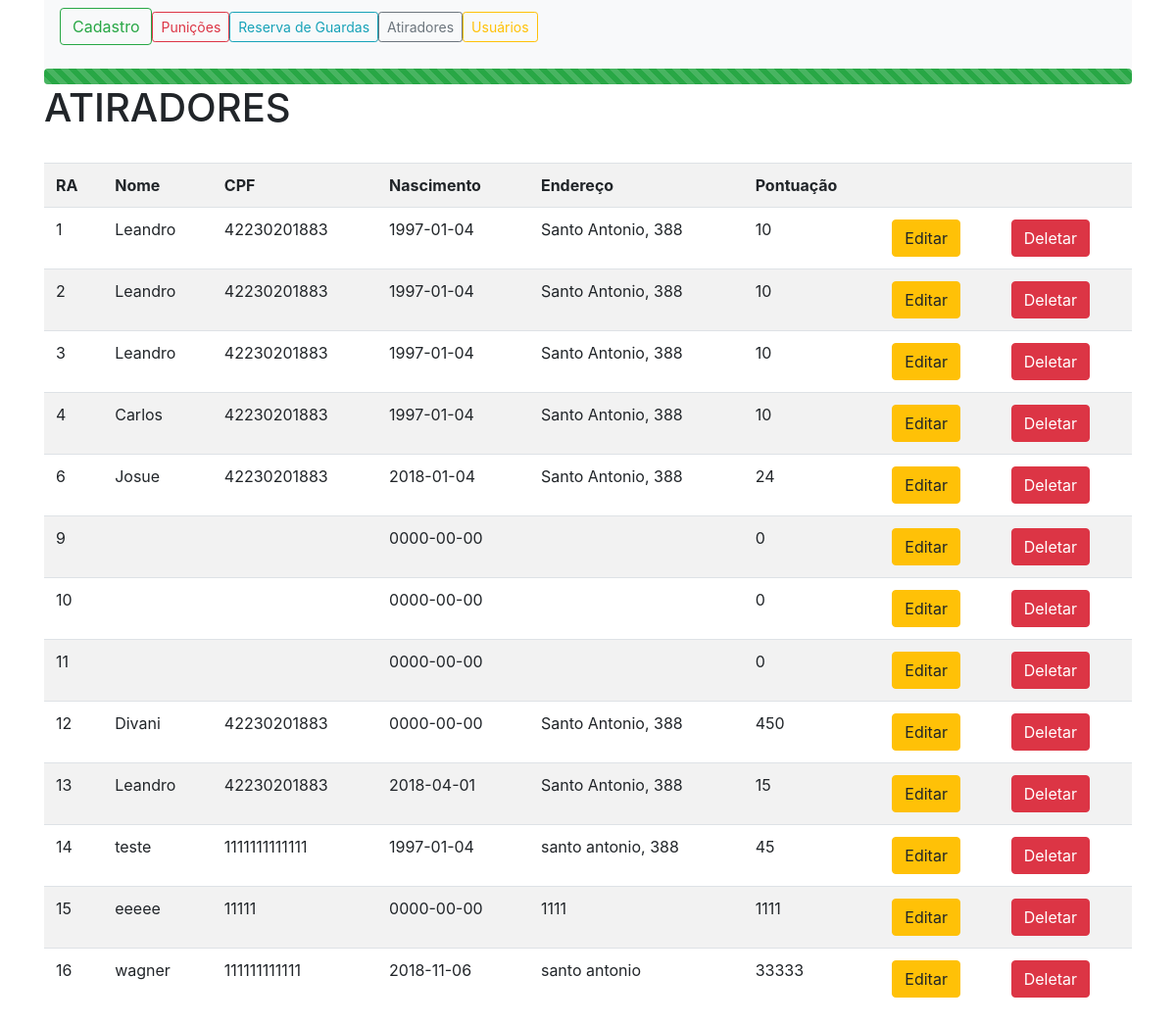
Screenshot of /PHP/tg/atiradores.php with the database file from the repository.
### tables this page shows
CREATE TABLE `atirador` (
  `ra` int(11) NOT NULL AUTO_INCREMENT,
  `nome` varchar(45) DEFAULT NULL,
  `cpf` varchar(45) DEFAULT NULL,
  `endereco` varchar(100) DEFAULT NULL,
  `nascimento` date DEFAULT NULL,
  `pontuacao` int(2) DEFAULT NULL,
  PRIMARY KEY (`ra`)
);

### PHP/tg/atiradores.php (the view, shortened to what this page needs)
<?php
include "conexao.php";
$sql = "SELECT * FROM atirador;";
$rs = mysqli_query($conexao, $sql);
?>
<html>
    <body class="container">
        <h1 class="prymary">ATIRADORES</h1>
        <br/>
        <table class="table table-striped table-red table table-hover">
            <tr>
                <th>RA</th>
                <th>Nome</th>
                <th>CPF</th>
                <th>Nascimento</th>
                <th>Endereço</th>
                <th>Pontuação</th>
                <th></th>
                <th></th>
            </tr>
            <?php while ($linha = mysqli_fetch_array($rs)) {?>
                <tr>
                    <td><?php echo $linha['ra'] ?></td>
                    <td><?php echo $linha['nome'] ?></td>
                    <td><?php echo $linha['cpf'] ?></td>
                    <td><?php echo $linha['nascimento'] ?></td>
                    <td><?php echo $linha['endereco'] ?></td>
                    <td><?php echo $linha['pontuacao'] ?></td>
                    <td><button type="" class="btn btn-warning">Editar</button></td>
                    <td><button type="" class="btn btn-danger">Deletar</button></td>
                </tr>
            <?php }?>
        </table>
    </body>
</html>

### rows the page displays
atirador: ra "1", nome "Leandro", cpf "42230201883", nascimento "1997-01-04", endereco "Santo Antonio, 388", pontuacao "10"
atirador: ra "2", nome "Leandro", cpf "42230201883", nascimento "1997-01-04", endereco "Santo Antonio, 388", pontuacao "10"
atirador: ra "3", nome "Leandro", cpf "42230201883", nascimento "1997-01-04", endereco "Santo Antonio, 388", pontuacao "10"
atirador: ra "4", nome "Carlos", cpf "42230201883", nascimento "1997-01-04", endereco "Santo Antonio, 388", pontuacao "10"
atirador: ra "6", nome "Josue", cpf "42230201883", nascimento "2018-01-04", endereco "Santo Antonio, 388", pontuacao "24"
atirador: ra "9", nascimento "0000-00-00", pontuacao "0"
atirador: ra "10", nascimento "0000-00-00", pontuacao "0"
atirador: ra "11", nascimento "0000-00-00", pontuacao "0"
atirador: ra "12", nome "Divani", cpf "42230201883", nascimento "0000-00-00", endereco "Santo Antonio, 388", pontuacao "450"
atirador: ra "13", nome "Leandro", cpf "42230201883", nascimento "2018-04-01", endereco "Santo Antonio, 388", pontuacao "15"
atirador: ra "14", nome "teste", cpf "1111111111111", nascimento "1997-01-04", endereco "santo antonio, 388", pontuacao "45"
atirador: ra "15", nome "eeeee", cpf "11111", nascimento "0000-00-00", endereco "1111", pontuacao "1111"
atirador: ra "16", nome "wagner", cpf "111111111111", nascimento "2018-11-06", endereco "santo antonio", pontuacao "33333"
